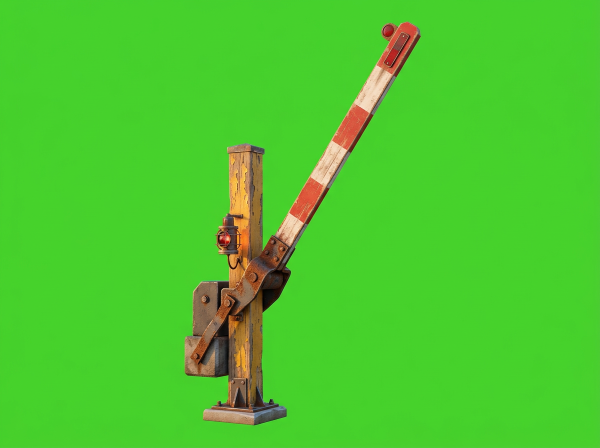
#> input picture docs/art/barrier2-raw.png, 1200 x 896 px, given in place of runner-sprite-raw.png, which was not available (shown at 1/2 size)
$ python build_run_cycle.py
#> lines starting #> are read from the running program, lines starting #| are printed output that depends on the picture; pictures that were not available may be replaced by others from this repository, and a replacement may not be noted
### tool/slice_sprites.py
#!/usr/bin/env python3
"""Chroma-key + trim + pivot-align helper for Metro Dash sprites.

The AI image generator always renders characters on a flat chroma-green
background (see docs/ASSET_PIPELINE.md). This script turns such a raw render
into a game-ready sprite:

  1. removes the green background (dominance test + despill),
  2. trims to the opaque bounding box,
  3. scales the result to a fixed height,
  4. pastes it into a canvas so the feet sit flush on the bottom edge and the
     body is centered horizontally -- i.e. the bottom-center pivot the renderer
     assumes (docs/TECH_ARCHITECTURE.md, Projection invariants).

Usage:
    python3 tool/slice_sprites.py RAW.png OUT.png [--height 512] [--pad 2]

Whole batch:
    python3 tool/slice_sprites.py --batch docs/art/raw_*.png --out-dir assets/sprites

Notes:
  * pure stdlib + Pillow; no other dependency
  * never touches the raw input files (they stay as provenance in docs/art/)
"""
from __future__ import annotations

import argparse
import glob
import os
import sys
from pathlib import Path

try:
    from PIL import Image
except ImportError:  # pragma: no cover - tooling hint
    sys.exit("Pillow is required:  python3 -m pip install pillow")


def chroma_key(img: Image.Image, tolerance: float = 1.35) -> Image.Image:
    """Remove a flat green screen and desaturate the green fringe it leaves."""
#> called with tolerance = 1.35
    img = img.convert("RGBA")
    px = img.load()
    w, h = img.size
#> w = 1200; h = 896
    for y in range(h):
        for x in range(w):
            r, g, b, a = px[x, y]
            if a == 0:
                continue
            # background: green dominates both other channels by a wide margin
            if g > 70 and g > r * tolerance and g > b * tolerance:
                px[x, y] = (r, g, b, 0)
            else:
                # despill: the brighter the green-dominance, the more we pull
                # green back down towards its neighbours -- kills the halo
                dom = g - max(r, b)
                if dom > 8:
                    g = int(g - dom * 0.75)
                    px[x, y] = (r, max(g, 0), b, a)
    return img


# [108 lines left out: functions trim, align, split_sheet, process, process_sheet, process_piece and 1 more, not called in this run]


# [2 lines that do not run on import are left out]

### tool/build_run_cycle.py
#!/usr/bin/env python3
"""Assemble a consistent 4-frame run cycle from the generated back-view poses.

The image generator will not reliably swap which leg is lifted when asked, so a
cycle built from four independent renders limps: every frame lifts the same
foot. Two things fix that deterministically:

  * a horizontal mirror supplies the opposite stride (the character is seen
    from directly behind, so the flip is invisible in play), and
  * every frame is scaled from ONE reference height -- the tallest pose, which
    is the one with both feet on the ground -- instead of being stretched to a
    fixed height individually, so the body never changes size between frames.
"""
from __future__ import annotations

import sys
from pathlib import Path

import numpy as np
from PIL import Image

sys.path.insert(0, str(Path(__file__).resolve().parent))
from slice_sprites import chroma_key  # noqa: E402

HEIGHT = 420


def load(path: str, flip: bool) -> Image.Image:
    keyed = chroma_key(Image.open(path))
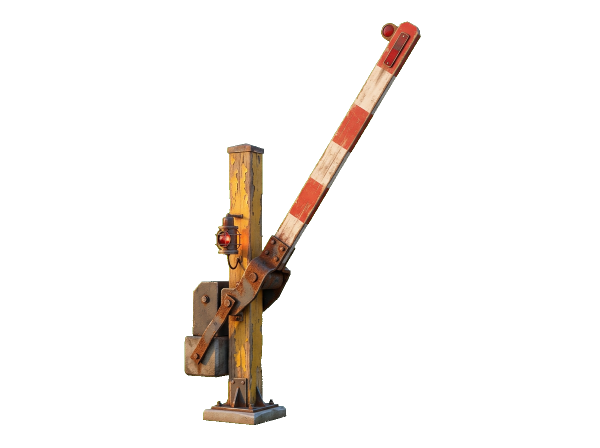
#> keyed: PIL image 1200x896 RGBA (shown at 1/2 size); mean R, G, B, A 76.5, 200.4, 45.8, 20.8; transparent parts drawn white
    img = keyed.crop(keyed.getbbox())
#> img: PIL image 473x807 RGBA
    if flip:
        img = img.transpose(Image.FLIP_LEFT_RIGHT)
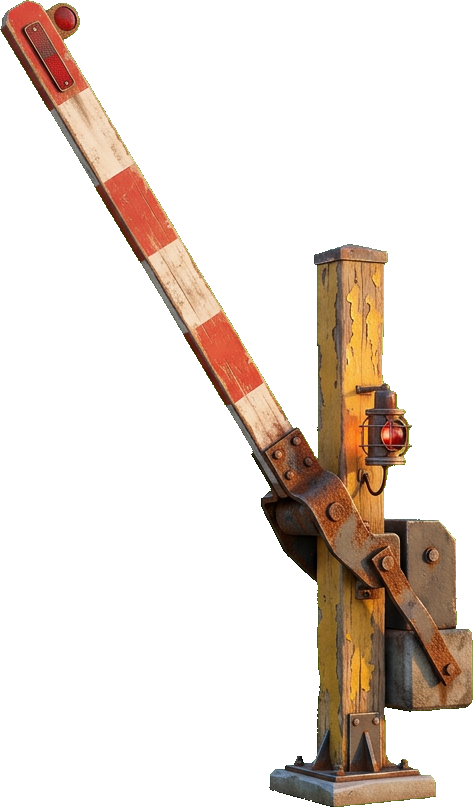
#> img: PIL image 473x807 RGBA; mean R, G, B, A 88.3, 184.7, 50, 58.7; transparent parts drawn white
    return img


def head_metrics(img: Image.Image) -> tuple[float, float]:
    """Width and centre of the hair blob -- the one rigid landmark in a run."""
    a = np.array(img)
    alpha = a[..., 3]
    top = int(np.where(alpha > 128)[0].min())
    height = img.height
    band = a[top : top + max(4, int(height * 0.12))]
    dark = (
        (band[..., 3] > 128)
        & (band[..., 0] < 70)
        & (band[..., 1] < 70)
        & (band[..., 2] < 80)
    )
    _, xs = np.where(dark)
    return float(xs.max() - xs.min() + 1), float((xs.min() + xs.max()) / 2)


def main() -> int:
    art = Path("docs/art")
    poses = {
        "contact_left": load(str(art / "runner-sprite-raw.png"), flip=True),
        "pass": load(str(art / "runner-run3b-raw.png"), flip=False),
        "contact_right": load(str(art / "runner-sprite-raw.png"), flip=False),
        "pass_mirror": load(str(art / "runner-run3b-raw.png"), flip=True),
    }
#> call 2 of load, with path = 'docs/art/runner-run3b-raw.png', flip = False
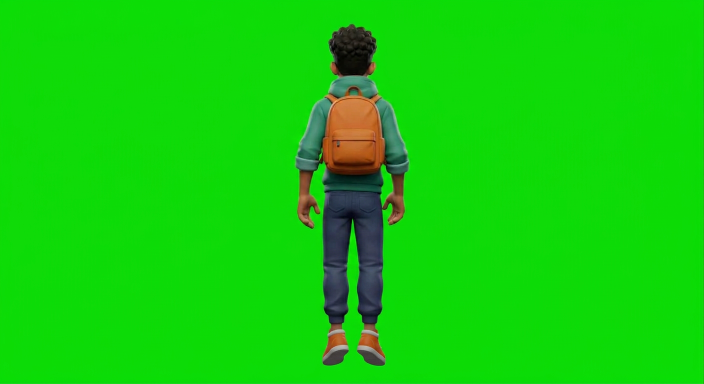
#> input picture docs/art/runner-run3b-raw.png, 1407 x 768 px, found by its file name (shown at 1/2 size)
#> in load (call 2), `keyed = chroma_key(Image.open(path))`:
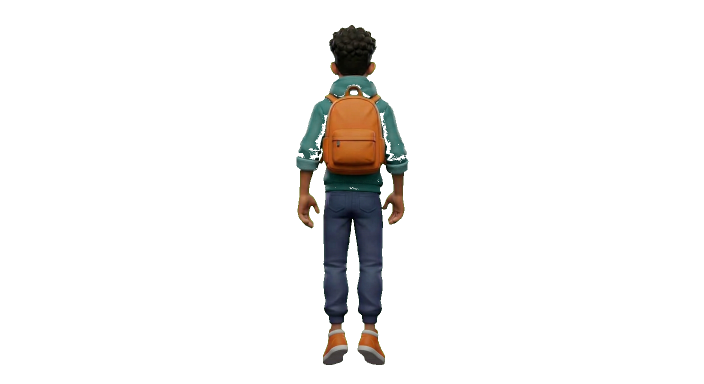
#> keyed: PIL image 1407x768 RGBA (shown at 1/2 size); mean R, G, B, A 18.6, 207.8, 11.2, 18.5; transparent parts drawn white
#> in load (call 2), `img = keyed.crop(keyed.getbbox())`:
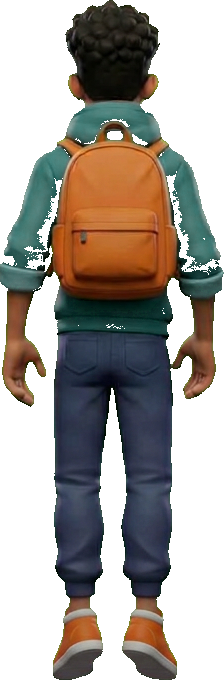
#> img: PIL image 224x680 RGBA; mean R, G, B, A 52.1, 139.3, 37.6, 131; transparent parts drawn white
#> call 4 of load, with path = 'docs/art/runner-run3b-raw.png', flip = True
#> in load (call 4), `img = img.transpose(Image.FLIP_LEFT_RIGHT)`:
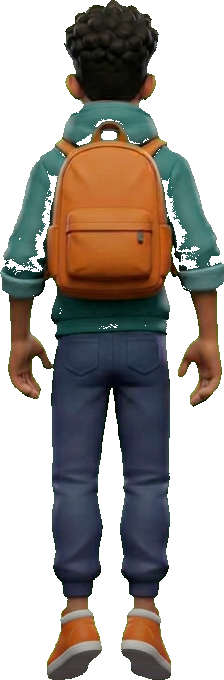
#> img: PIL image 224x680 RGBA; mean R, G, B, A 52.1, 139.3, 37.6, 131; transparent parts drawn white
    # Normalise on the head, not the silhouette: a lifted foot shortens the
    # bounding box, so fitting every frame to the same box made the character
    # grow and shrink through the cycle. The hair blob never changes size.
    metrics = {name: head_metrics(img) for name, img in poses.items()}
#> metrics = {'contact_left': (76, 38.5), 'pass': (95, 112), 'contact_right': (76, 433.5), 'pass_mirror': (95, 111)}
    target_head = 59.0  # px, i.e. a ~420 px character at this art style
    out = Path("assets/sprites")
    width = 220
    for i, (name, img) in enumerate(poses.items()):
        head_w, head_cx = metrics[name]
        scale = target_head / head_w
        w = max(1, round(img.width * scale))
        h = max(1, round(img.height * scale))
        resized = img.resize((w, h), Image.LANCZOS)
        canvas = Image.new("RGBA", (width, HEIGHT), (0, 0, 0, 0))
        # keep the head centred, and the lowest foot on the bottom edge
        x = round(width / 2 - head_cx * scale)
        canvas.paste(resized, (x, HEIGHT - h), resized)
        path = out / f"runner_run_{i}.png"
        canvas.save(path, optimize=True)
        print(
            f"{name:14} head={head_w:4.0f}px scale={scale:.3f} -> {path} "
            f"{canvas.width}x{HEIGHT} ({path.stat().st_size // 1024} KB)"
        )
#> this loop made 1 pass
#> (name, head_w, head_cx, scale, w, h, x) on pass 1: ('contact_left', 76, 38.5, 0.776, 367, 626, 80)
#> pass 1, in main, `canvas.save(path, optimize=True)`:
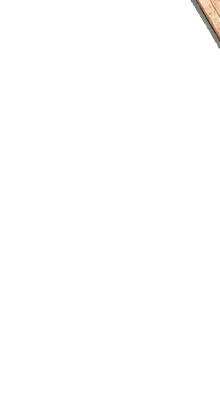
#> saved as runner_run_0.png: PIL image 220x420 RGBA; mean R, G, B, A 1.4, 1.2, 1, 2; transparent parts drawn white
    return 0


if __name__ == "__main__":
#> (the run stopped early here; a loop or call above may not have finished)
